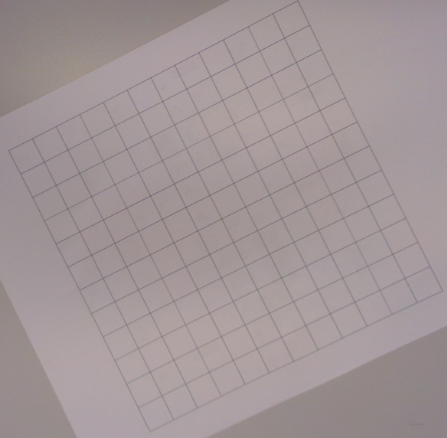
%> input picture imageprocessing/example.bmp, 447 x 438 px
$ octave ImageDetection.m   (GNU Octave 9; MATLAB toolbox functions it lacks are replaced by stand-ins)
%> lines starting %> are read from the running program, lines starting %| are printed output that depends on the picture; in (x1, y1, x2, y2) boxes, pixels count from 0 and x2, y2 are one past the last pixel; in counts of white or black regions, pixels touching at a corner belong together; the program's own positions count from 1
### imageprocessing/rgbtograyscale.m
function [ grayimage_out] = rgbtograyscale( rgbimage_in )

grayimage_out=zeros(size(rgbimage_in,1),size(rgbimage_in,2));

for i=1:size(rgbimage_in,1)
        for j=1:size(rgbimage_in,2)
            w= rgbimage_in(i,j,:);
            grayimage_out(i,j)=0.2989*w(1)+ 0.5870*w(2) + 0.1140*w(3);


        end
end

end

### imageprocessing/relativeScaling.m
function [ im_out ] = relativeScaling( im,threshold )

im_out=zeros(size(im,1),size(im,2));

for i=2:size(im,1)-1
        for j=2:size(im,2)-1
            if ((im(i,j+1)-im(i,j)) > threshold) || ((im(i,j-1)-im(i,j)) > threshold) || ((im(i+1,j)-im(i,j)) > threshold) || ((im(i-1,j+1)-im(i,j)) > threshold)
                im_out(i,j)=1;
            else
                im_out(i,j)=0;
            end
        end
end

end

### imageprocessing/ExternalCorners.m
function [corner] = ExternalCorners(x)


xmin=x(1,1);
xminIndex=1;

xmax=x(2,1);
xmaxIndex=1;

ymin=x(1,2);
yminIndex=1;

ymax=x(2,2);
ymaxIndex=1;

for i=1:size(x,1)
    if x(i,1)<=xmin
        xmin=x(i,1);
        xminIndex=i;
    end
end

for i=1:size(x,1)
    if x(i,1)>=xmax
        xmax=x(i,1);
        xmaxIndex=i;
    end
end

for i=1:size(x,1)
    if x(i,2)<=ymin
        ymin=x(i,2);
        yminIndex=i;
    end
end

for i=1:size(x,1)
    if x(i,2)>=ymax
        ymax=x(i,2);
        ymaxIndex=i;
    end
end


%angolo in alto
corner (1,1) =x(xminIndex,1);
corner (1,2) =x(xminIndex,2);

%angolo a sinistra
corner (2,1) =x(yminIndex,1);
corner (2,2) =x(yminIndex,2);

%angolo a destra
corner (3,1) =x(ymaxIndex,1);
corner (3,2) =x(ymaxIndex,2);

%angolo in basso
corner (4,1) =x(xmaxIndex,1);
corner (4,2) =x(xmaxIndex,2);

end

### imageprocessing/calculate_angle.m
function [ alpha ] = calculate_angle( c )

dx=abs(c(2,1)-c(4,1));
dy=abs(c(2,2)-c(4,2));
alpha=atand(dy/dx);

end

### imageprocessing/OuterCorners.m
function [corner] =OuterCorners(x)


xmin=x(1,1);
xminIndex=1;

xmax=x(2,1);
xmaxIndex=1;

ymin=x(1,2);
yminIndex=1;

ymax=x(2,2);
ymaxIndex=1;

%look for the smallest x in the fisrt col
for i=1:size(x,1)
    if x(i,1)<=xmin
        xmin=x(i,1);
        xminIndex=i;
    end
end

%look for the biggest x in the fisrt col

for i=1:size(x,1)
    if x(i,1)>=xmax
        xmax=x(i,1);
        xmaxIndex=i;
    end
end

%look for the smallest y in the second col
for i=1:size(x,1)
    if x(i,2)<=ymin
        ymin=x(i,2);
        yminIndex=i;
    end
end
%look for the smallest y in the second col
for i=1:size(x,1)
    if x(i,2)>=ymax
        ymax=x(i,2);
        ymaxIndex=i;
    end
end


%angolo in alto sinistra
corner (1,1) =x(xminIndex,1);%coordinata x
corner (1,2) =x(ymaxIndex,2);%coordinata Y

%angolo in basso a desta

corner (4,1) =x(xmaxIndex,1);
corner (4,2) =x(yminIndex,2);

%angolo in alto a destra
corner (2,1) =corner (4,1);
corner (2,2) =corner (1,2);

%angolo in basso a sinista
corner (3,1) =corner (1,1);
corner (3,2) =corner (4,2) ;


end

### imageprocessing/getTiles.m
function [ Tiles ] = getTiles( C, gridSize )
%GETTILES Summary of this function goes here
%   C has the four outer corner points on which we determine the
%   inner tiles

%s = (TRy-TLy)/gridsize
s=(C(2,1)-C(1,1))/gridSize;
t=(C(3,2)-C(2,2))/gridSize;

gridSize = 12;
for i = 1:(gridSize)
    for j = 1:(gridSize)

        %x
        Tiles((12*(i-1)+j),1) = i;
        %y
        Tiles((12*(i-1)+j),2) = j;
        %top left x
        Tiles((12*(i-1)+j),3) = (i-1)*s+C(1,1);
        %top left y
        Tiles((12*(i-1)+j),4) = (j-1)*t+C(1,2);

        %top right x
        Tiles((12*(i-1)+j),7) = (i-1)*s+C(1,1);
        %top right y
        Tiles((12*(i-1)+j),8) = j*t+C(1,2);

        %bottom left x
        Tiles((12*(i-1)+j),5) = i*s+C(1,1);
        %bottom left y
        Tiles((12*(i-1)+j),6) = (j-1)*t+C(1,2);

        %bottom right x
        Tiles((12*(i-1)+j),9) = i*s+C(1,1);
        %bottom right y
        Tiles((12*(i-1)+j),10) = j*t+C(1,2);


    end
end

### imageprocessing/ImageDetection.m
clear;close all ;

%read in the picture of the board
[im,map] = imread('example.bmp');
%> im is the input picture: size 438x447x3 uint8; mean R, G, B 161.6, 150.4, 151.8
%> map = []

%convert the image to a grayscale
im = rgbtograyscale(im);

%scale the grayscale image to a binary image using a threshold depending on
%the pictures contrast (Higher contrast uses higher threshold
threshold = 12;
im = relativeScaling(im,threshold);
%> after the loop in relativeScaling, `for i=2:size(im,1)-1`:
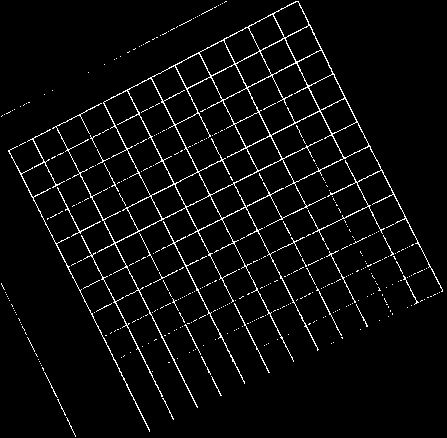
%> im_out: size 438x447 double; values 0 (black) and 1 (white), 4.2% white in thin lines or dots


%remove the noise / GOD function
im = bwareaopen(im, 30);
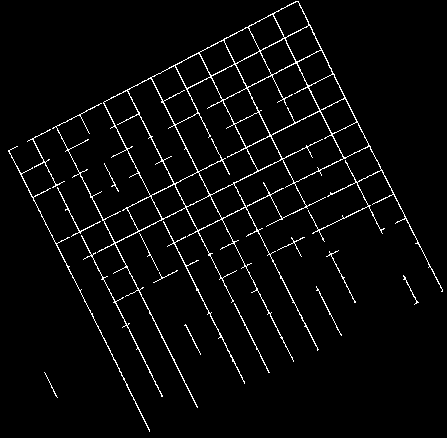
%> im: size 438x447 logical; 3.5% white in thin lines or dots

%look for corners in the binary picture
corners = corner(im,300);
%> corners = 300 rows, first 12: [151 79; 199 54; 284 99; 309 26; 188 89; 151 196; 80 173; 175 184; 212 77; 333 135; 345 99; 246 267]

%look for external corners in the list of corners obtained
external_corner = ExternalCorners(corners);
%> in ExternalCorners, `xmin=x(1,1);`: xmin = 151
%> in ExternalCorners, `xmax=x(2,1);`: xmax = 199
%> in ExternalCorners, `ymin=x(1,2);`: ymin = 79
%> in ExternalCorners, `ymax=x(2,2);`: ymax = 54
%> the loop in ExternalCorners, `for i=1:size(x,1)` made 300 passes
%> xmin on passes 1, 6, 7, 19, 36, 37, 49: 151, 151, 80, 69, 45, 34, 22
%> after the loop in ExternalCorners, `for i=1:size(x,1)`: xmin = 10; xminIndex = 62
%> the loop in ExternalCorners, `for i=1:size(x,1)` made 300 passes
%> xmax on passes 2, 3, 4, 10, 11, 15, 46: 199, 284, 309, 333, 345, 369, 405
%> after the loop in ExternalCorners, `for i=1:size(x,1)`: xmax = 442; xmaxIndex = 130
%> the loop in ExternalCorners, `for i=1:size(x,1)` made 300 passes
%> ymin on passes 1, 2, 4, 25: 79, 54, 26, 15
%> after the loop in ExternalCorners, `for i=1:size(x,1)`: ymin = 3; yminIndex = 129
%> the loop in ExternalCorners, `for i=1:size(x,1)` made 300 passes
%> ymax on passes 1, 3, 6, 12, 41, 46, 55: 79, 99, 196, 267, 279, 279, 337
%> after the loop in ExternalCorners, `for i=1:size(x,1)`: ymax = 396; ymaxIndex = 134
%> external_corner = [10 151; 298 3; 162 396; 442 290]

%Determine the angle of rotation needed, based on 2 of the outer corners
alpha = calculate_angle(external_corner);
%> in calculate_angle, `dx=abs(c(2,1)-c(4,1));`: dx = 144
%> in calculate_angle, `dy=abs(c(2,2)-c(4,2));`: dy = 287
%> in calculate_angle, `alpha=atand(dy/dx);`: alpha = 63.36
%> alpha = 63.36

%rotate the image using the angle
rotated_board = imrotate(im,(alpha));
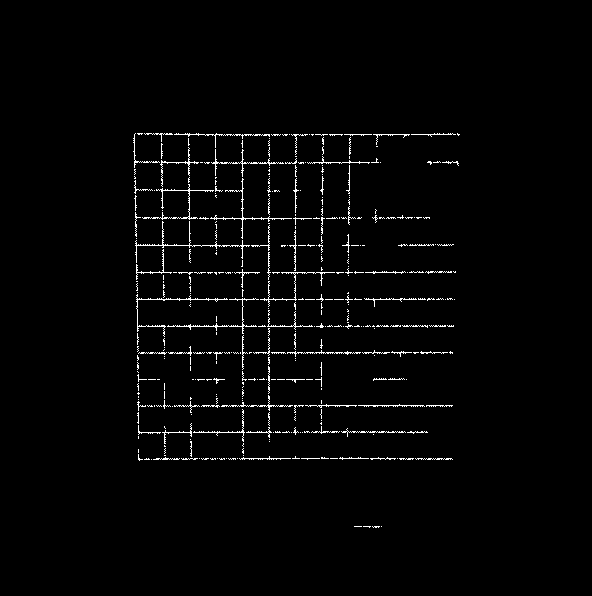
%> rotated_board: size 596x592 logical; 1.9% white in thin lines or dots, all inside (x1, y1, x2, y2) = (133, 133, 460, 528)

%look for corners in the rotated image
newcorners = corner(rotated_board,300);
%> newcorners = 300 rows, first 12: [430 163; 457 163; 137 190; 244 383; 323 162; 243 405; 243 432; 401 354; 349 327; 296 191; 295 381; 374 353]

%look for external corners in the straightened image
outer = OuterCorners(newcorners);
%> in OuterCorners, `xmin=x(1,1);`: xmin = 430
%> in OuterCorners, `xmax=x(2,1);`: xmax = 457
%> in OuterCorners, `ymin=x(1,2);`: ymin = 163
%> the loop in OuterCorners, `for i=1:size(x,1)` made 300 passes
%> xmin on passes 1, 3, 13: 430, 137, 136
%> after the loop in OuterCorners, `for i=1:size(x,1)`: xmin = 135; xminIndex = 237
%> the loop in OuterCorners, `for i=1:size(x,1)` made 300 passes
%> (xmax, xmaxIndex) on pass 2: (457, 2)
%> after the loop in OuterCorners, `for i=1:size(x,1)`: xmax = 459; xmaxIndex = 76
%> the loop in OuterCorners, `for i=1:size(x,1)` made 300 passes
%> ymin on passes 1, 2, 5, 13, 14, 22, 29, 34: 163, 163, 162, 162, 136, 136, 136, 135
%> after the loop in OuterCorners, `for i=1:size(x,1)`: ymin = 134; yminIndex = 179
%> the loop in OuterCorners, `for i=1:size(x,1)` made 300 passes
%> ymax on passes 1, 2, 3, 4, 6, 7, 51: 163, 163, 190, 383, 405, 432, 436
%> after the loop in OuterCorners, `for i=1:size(x,1)`: ymax = 528; ymaxIndex = 234
%> outer = [135 528; 459 528; 135 134; 459 134]

%construct a grid of corners based on the outer corners of the straightened
%image
tiles = getTiles(outer,12);
%> in getTiles, `s=(C(2,1)-C(1,1))/gridSize;`: s = 27
%> in getTiles, `t=(C(3,2)-C(2,2))/gridSize;`: t = -32.83

%display the image, and plot the grid of corners on it
figure, imshow(rotated_board);
hold on
plot(tiles(:,3), tiles(:,4), 'r*');
plot(tiles(:,5), tiles(:,6), 'b*');
plot(tiles(:,7), tiles(:,8), 'y*');
plot(tiles(:,9), tiles(:,10), 'g*');
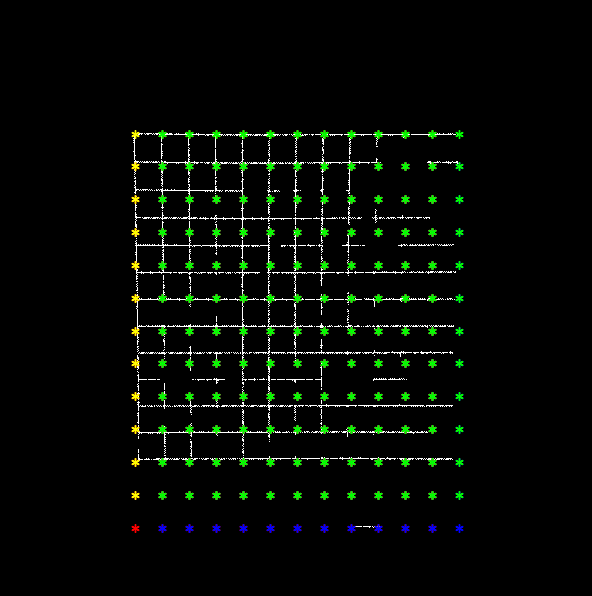
%> figure redrawn from the program's plot data
